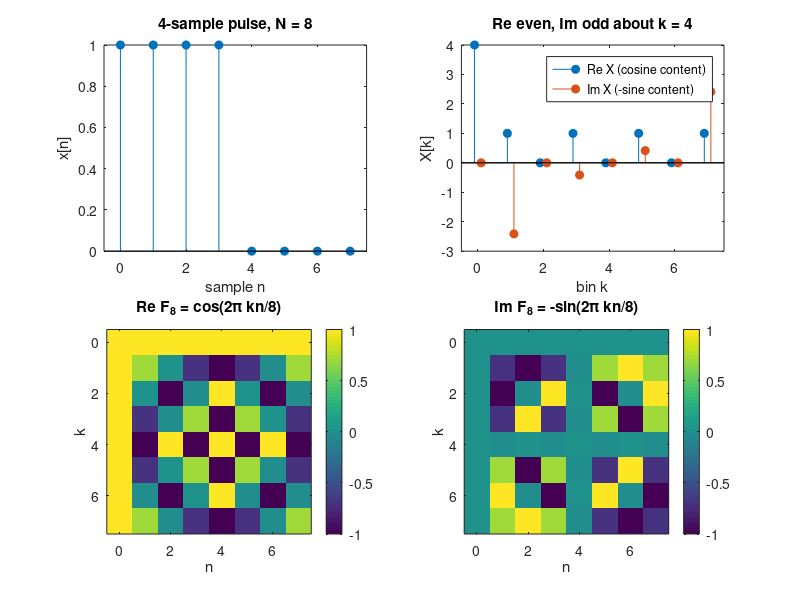

MATLAB code for this plot:
%% m02_dft_by_hand.m  -- Module 02: the DFT by hand for N = 4 and N = 8
% Purpose : compute X[k] = sum_n x[n] exp(-j*2*pi*k*n/N) three ways (explicit loops with every
%           multiply printed, the DFT matrix F, and fft), then read each bin as cosine content
%           (real part), minus sine content (imaginary part), amplitude and phase.
% Change  : x4 (the N = 4 example) and x8 (the N = 8 example).
% Expect  : x4 = [1 2 3 4] -> X = [10, -2+2j, -2, -2-2j]; x[n] = 2.5 - cos(pi n/2) - sin(pi n/2)
%           - 0.5(-1)^n; Parseval 30 = 120/4. Pulse [1 1 1 1 0 0 0 0] -> X[1] = 1 - 2.414j,
%           |X[1]| = 2.613, angle -67.5 deg, X[2] = X[4] = X[6] = 0. Loops, matrix and fft agree
%           to about 1e-15.
% Base MATLAB only; runs in MATLAB R2019b+ and GNU Octave 8.
clear; close all; rng(1);
cfmt = @(z) sprintf('%7.3f %s %6.3fj', real(z), char(43 + 2*(imag(z) < 0)), abs(imag(z)));  % '+' or '-'

%% 1. N = 4: every multiply
x4 = [1 2 3 4];
N = numel(x4);
X_loop = zeros(1, N);
fprintf('--- N = 4, x = [%s] ---\n', num2str(x4));
fprintf('W = exp(-j*2*pi/4) = -j, so every probe value is 1, -j, -1 or j\n');
for k = 0:N-1
    terms = '';
    for n = 0:N-1
        W = exp(-1j*2*pi*mod(k*n, N)/N);                   % probe value W^(kn)
        W = round(W*1e12)/1e12;                            % clean -0 and 1e-16 for printing
        p = x4(n+1)*W;                                     % one multiply
        X_loop(k+1) = X_loop(k+1) + p;
        terms = [terms sprintf('  %d*(%s)', x4(n+1), strtrim(cfmt(W)))]; %#ok<AGROW>
    end
    fprintf('k = %d:%s\n        X[%d] = %s\n', k, terms, k, cfmt(X_loop(k+1)));
end

%% 2. The DFT matrix and fft
[kk, nn] = ndgrid(0:N-1, 0:N-1);
F4 = exp(-1j*2*pi*kk.*nn/N);                               % F(k+1, n+1) = W^(kn)
X_mat = (F4*x4(:)).';
X_fft = fft(x4);
fprintf('max |loop - fft| = %.1e, max |matrix - fft| = %.1e\n', max(abs(X_loop - X_fft)), max(abs(X_mat - X_fft)));
fprintf('F4''*F4 = %g * I (max off-diagonal %.1e)\n', real(trace(F4'*F4))/N, max(max(abs(F4'*F4 - N*eye(N)))));

%% 3. What each bin means
fprintf('\n--- meaning of each bin (N = 4) ---\n');
fprintf('X[0]/N = %.3f   (mean, DC)\n', real(X_fft(1))/N);
fprintf('bin 1: cos amplitude 2*Re/N = %.3f, sin amplitude -2*Im/N = %.3f, |X| = %.3f, angle = %.1f deg\n', ...
        2*real(X_fft(2))/N, -2*imag(X_fft(2))/N, abs(X_fft(2)), angle(X_fft(2))*180/pi);
fprintf('X[2]/N = %.3f   (Nyquist, multiplies (-1)^n; always real for real x)\n', real(X_fft(3))/N);
fprintf('X[3] = %s = conj(X[1]) (negative frequency)\n', cfmt(X_fft(4)));
n = 0:N-1;
x_rebuilt = real(X_fft(1))/N + (2/N)*(real(X_fft(2))*cos(2*pi*n/N) - imag(X_fft(2))*sin(2*pi*n/N)) + real(X_fft(3))/N*(-1).^n;
fprintf('rebuilt from the pieces: [%s]\n', num2str(x_rebuilt, '%6.3f'));
fprintf('Parseval: sum|x|^2 = %g, sum|X|^2/N = %g\n', sum(abs(x4).^2), sum(abs(X_fft).^2)/N);

%% 4. N = 8: the 4-sample pulse, table for bin 1
x8 = [1 1 1 1 0 0 0 0];
N = numel(x8); k = 1;
fprintf('\n--- N = 8, x = [%s], bin k = %d ---\n', num2str(x8), k);
fprintf('  n  x[n]  theta(deg)   cos     -sin    x*cos   -x*sin   sum Re   sum Im\n');
sre = 0; sim = 0;
for n = 0:N-1
    th = 2*pi*mod(k*n, N)/N;
    sre = sre + x8(n+1)*cos(th); sim = sim - x8(n+1)*sin(th);
    fprintf('  %d  %4.1f  %6.0f   %7.3f %7.3f %7.3f %7.3f  %7.3f  %7.3f\n', n, x8(n+1), th*180/pi, ...
            cos(th), -sin(th), x8(n+1)*cos(th), -x8(n+1)*sin(th), sre, sim);
end
X8 = fft(x8);
fprintf('X[1] = %s, |X[1]| = %.3f, angle = %.1f deg (pulse centred at n = 1.5: -2*pi*1.5/8 = %.1f deg)\n', ...
        cfmt(X8(2)), abs(X8(2)), angle(X8(2))*180/pi, -2*pi*1.5/8*180/pi);
fprintf('all 8 bins:\n');
for kk8 = 0:N-1
    fprintf('  X[%d] = %s   |X| = %.4f\n', kk8, cfmt(X8(kk8+1)), abs(X8(kk8+1)));
end
[kk, nn] = ndgrid(0:N-1, 0:N-1); F8 = exp(-1j*2*pi*kk.*nn/N);
fprintf('max |F8*x - fft(x)| = %.1e\n', max(abs((F8*x8(:)).' - X8)));

%% 5. Figures
figure('Position', [100 100 900 600]);
subplot(2, 2, 1); stem(0:7, x8, 'filled'); xlabel('sample n'); ylabel('x[n]'); title('4-sample pulse, N = 8'); xlim([-0.5 7.5]);
subplot(2, 2, 2); stem((0:7) - 0.1, real(X8), 'filled'); hold on; stem((0:7) + 0.1, imag(X8), 'filled'); hold off;
xlabel('bin k'); ylabel('X[k]'); legend('Re X (cosine content)', 'Im X (-sine content)'); title('Re even, Im odd about k = 4'); xlim([-0.5 7.5]);
subplot(2, 2, 3); imagesc(0:7, 0:7, real(F8)); axis image; colorbar; xlabel('n'); ylabel('k'); title('Re F_8 = cos(2\pi kn/8)');
subplot(2, 2, 4); imagesc(0:7, 0:7, imag(F8)); axis image; colorbar; xlabel('n'); ylabel('k'); title('Im F_8 = -sin(2\pi kn/8)');
